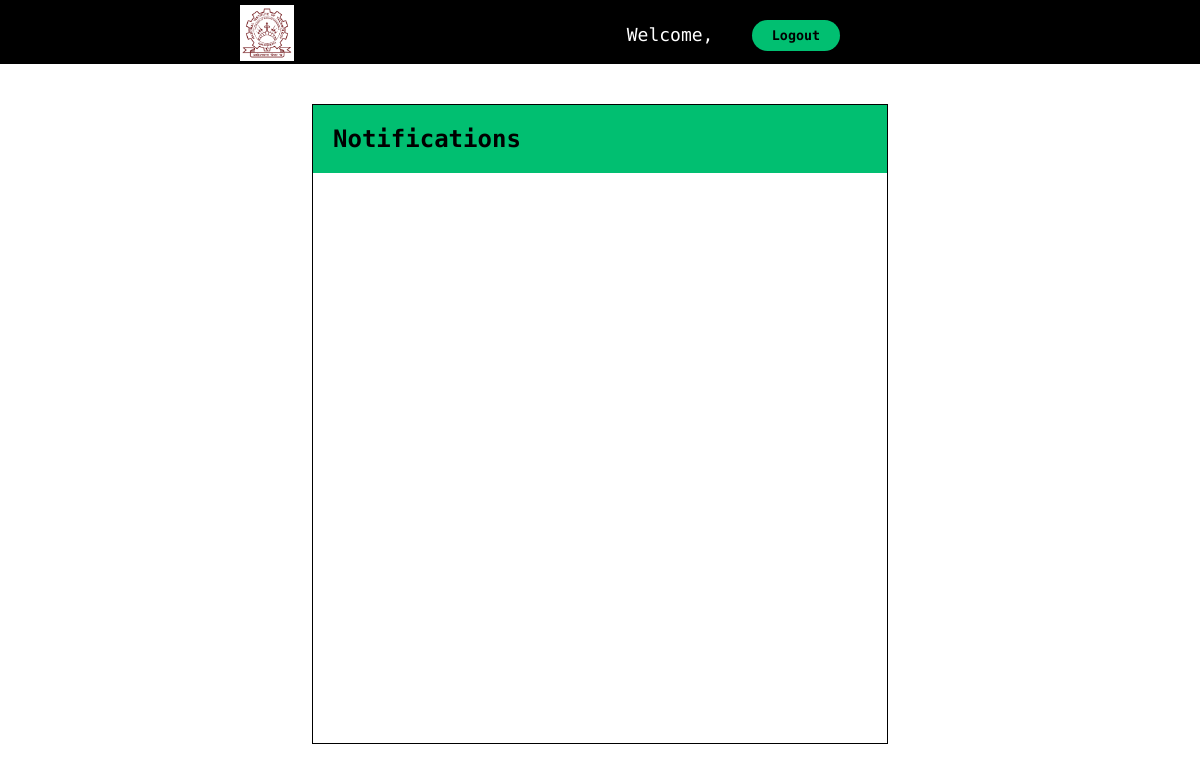
The app's page /admin/view_notification.php, older data.
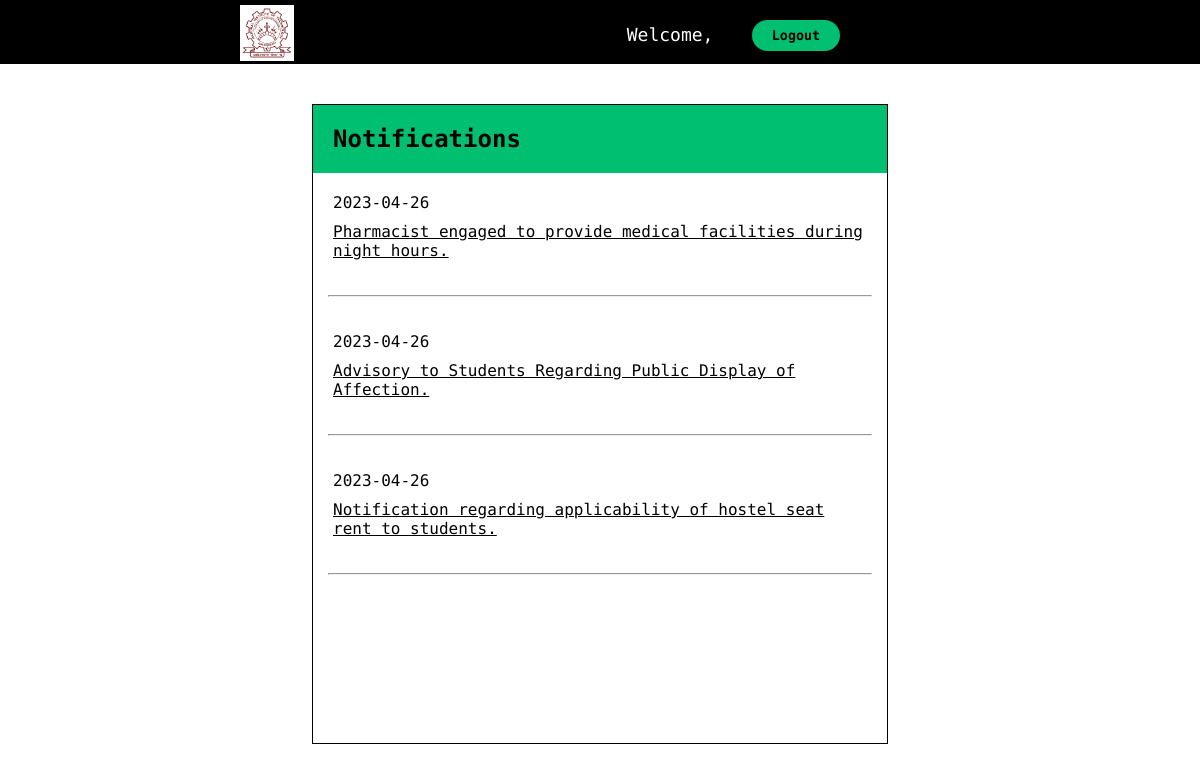
The same page, newer data.
### tables this page shows
CREATE TABLE `notifications` (
  `notification_id` int(11) NOT NULL,
  `not_date` date NOT NULL DEFAULT current_timestamp(),
  `not_desc` text NOT NULL,
  `file_name` text NOT NULL
);

### admin/view_notification.php (the view, shortened to what this page needs)
<?php
include '../partials/db_connect.php';
?>
<!DOCTYPE html>
<html lang="en">
<head>
    <link rel="stylesheet" href="../css/student.css">
    <link rel="stylesheet" href="../css/notification.css">
</head>
<body>
    <div class="nav-content">
        <div class="wrapper">
            <div class="nav-align">
                <div class="nav-logo">
                    <a href=""><img src="../image/logo.png" alt="NIT kkr Logo" style="background-color:white;"></a>
                </div>
                <div class="nav-links">
                    <ul class="text-center">
                        <li style="color:white;">Welcome,</li>
                        <button class="btn-primary res-btn" style="margin-left:2vw; margin-top:2.5vh;"
                            onclick="change2()">Logout</button>
                    </ul>
                </div>
            </div>
        </div>
    </div>
    <div class="wrapper">
        <div class="full-not">
            <div class="not-head">
                <H2>Notifications</H2>
            </div>
            <?php
            $sql = "SELECT * FROM notifications ORDER BY not_date desc";
            $res = mysqli_query($conn, $sql);
            $count = mysqli_num_rows($res);
            if ($count > 0) {
                while ($rows = mysqli_fetch_assoc($res)) {
                    $not_date = $rows['not_date'];
                    $not_desc = $rows['not_desc'];
                    $file_name = $rows['file_name'];
                    ?>
                    <div class="not-bottom">
                        <p><?php echo $not_date ?></p>
                        <a href="../uploads/notifications/<?php echo $file_name?>" target="_blank"><?php echo $not_desc ?></a>
                    </div>
                    <hr style="margin: 15px;">
                    <?php
                }
            }
            ?>
        </div>
    </div>
</body>

Row changes from the older to the newer data that the page shows:
added notifications: not_date "2023-04-26", not_desc "Pharmacist engaged to provide medical facilities during night hours."
added notifications: not_date "2023-04-26", not_desc "Advisory to Students Regarding Public Display of Affection."
added notifications: not_date "2023-04-26", not_desc "Notification regarding applicability of hostel seat rent to students."
